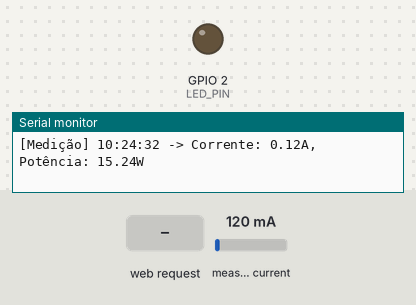
A sketch run on a simulated ESP32. Shown: output pins drawn as LEDs (lit = HIGH), the last lines printed to the serial monitor. Dashed ring = blinking. Inputs (shaded band) come from the test bench; at power-on: measured current 120 mA. WiFi joins after 1.5 s; servers stay silent unless stated; the local clock reads 2024-03-15 10:24:30 at power-on unless the sketch sets it.

Above: at 2.7 s.
2.8 s: HTTP request GET /setLimit?valor=1 received
At 3.2 s:
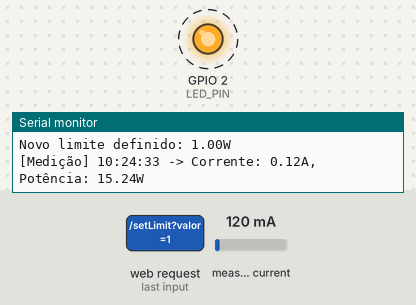
5.8 s: HTTP request GET /setLimit?valor=120 received
At 6.06 s:
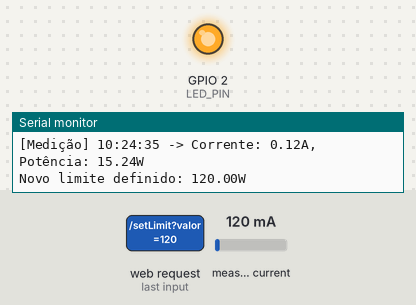
7.4 s: measured current set to 930 mA
9.5 s: measured current set to 972 mA
At 10.36 s:
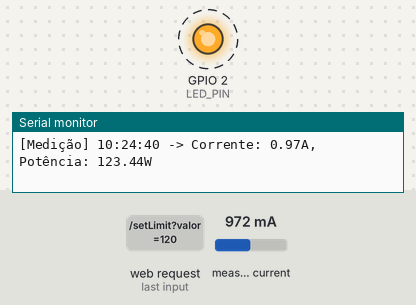
Timing chart, 0 to 13.5 s (numbered marks = the images above; inputs shaded):
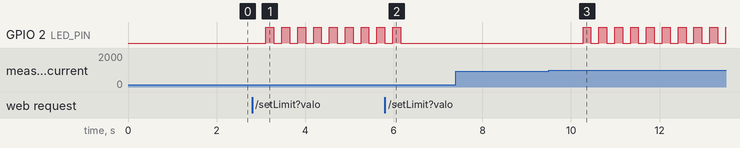

Measured:
- the behaviour switches between 944 and 945 mA on measured current (found by bisection; images 2 and 3)
- after the input at 2.8 s, GPIO 2 (LED_PIN): alternates HIGH for 0.18 s and LOW for 0.18 s, starting after 0.31 s
- after the input at 5.8 s, GPIO 2 (LED_PIN): goes on until 6.2 s, then stays LOW
- after the input at 9.5 s, GPIO 2 (LED_PIN): alternates HIGH for 0.18 s and LOW for 0.18 s, starting after 0.77 s

The sketch:

sketch_sep4a.ino
```cpp
#include "EmonLib.h"
#include <WiFi.h>
#include <WebServer.h>
#include <time.h>

// ===== CONFIG WIFI =====
const char* ssid = "M54teste";
const char* password = "123456789";

// ===== Servidor =====
WebServer server(80);

// ===== LED =====
const int LED_PIN = 2;  // LED embutido do ESP32
bool alertaAtivo = false;

// ===== Limite de consumo (valor inicial = 150W) =====
float limiteConsumo = 150.0;

// ===== Medição de Corrente =====
EnergyMonitor SCT013;
int pinSCT = 34;   //Pino analógico conectado ao SCT-013
int tensao = 127;

// ===== Estrutura da árvore =====
struct Node {
  unsigned long key;
  String timestamp;
  float consumo;
  int maquina;   // número da máquina
  Node* left;
  Node* right;
};

Node* root = NULL; // Árvore de medições

// ===== Funções da árvore =====
Node* newNode(unsigned long key, String timestamp, float consumo, int maquina) {
  Node* node = new Node;
  node->key = key;
  node->timestamp = timestamp;
  node->consumo = consumo;
  node->maquina = maquina;
  node->left = node->right = NULL;
  return node;
}

Node* insertNode(Node* node, unsigned long key, String timestamp, float consumo, int maquina) {
  if (node == NULL) return newNode(key, timestamp, consumo, maquina);
  if (key < node->key) node->left = insertNode(node->left, key, timestamp, consumo, maquina);
  else if (key > node->key) node->right = insertNode(node->right, key, timestamp, consumo, maquina);
  return node;
}

void inOrder(Node* root, String& labels, String& values) {
  if (root != NULL) {
    inOrder(root->left, labels, values);
    labels += "\"" + root->timestamp + "\",";
    values += String(root->consumo) + ",";
    inOrder(root->right, labels, values);
  }
}

// ===== Pega último valor da árvore (nó mais à direita) =====
float getLastValue(Node* root) {
  if (root == NULL) return 0.0;
  Node* atual = root;
  while (atual->right != NULL) {
    atual = atual->right;
  }
  return atual->consumo;
}

// ===== Gerar timestamp com horário real via NTP =====
String gerarTimestamp() {
  struct tm timeinfo;
  if (!getLocalTime(&timeinfo)) {
    return "00:00:00"; // fallback
  }
  char buffer[20];
  strftime(buffer, sizeof(buffer), "%H:%M:%S", &timeinfo);
  return String(buffer);
}

// ===== Página HTML =====
void handleRoot() {
  String html = R"rawliteral(
  <!DOCTYPE html>
  <html>
  <head>
    <meta charset="UTF-8">
    <title>Monitoramento de Consumo Elétrico</title>
    <meta name="viewport" content="width=device-width, initial-scale=1">
    <script src="https://cdn.jsdelivr.net/npm/chart.js"></script>
    <link href="https://cdn.jsdelivr.net/npm/bootstrap@5.3.2/dist/css/bootstrap.min.css" rel="stylesheet">
    <link href="https://cdnjs.cloudflare.com/ajax/libs/font-awesome/6.4.0/css/all.min.css" rel="stylesheet">
    <style>
      :root {
        --primary-color: #00d4ff;
        --secondary-color: #ff6b35;
        --background-dark: #0a0a0a;
        --card-dark: #1a1a1a;
        --text-light: #ffffff;
        --text-muted: #b0b0b0;
        --success-color: #00ff88;
        --warning-color: #ffaa00;
        --danger-color: #ff4757;
      }

      * {
        margin: 0;
        padding: 0;
        box-sizing: border-box;
      }

      body {
        font-family: 'Segoe UI', Tahoma, Geneva, Verdana, sans-serif;
        background: linear-gradient(135deg, var(--background-dark) 0%, #1a1a2e 50%, #16213e 100%);
        color: var(--text-light);
        min-height: 100vh;
        overflow-x: hidden;
      }

      .container {
        position: relative;
        z-index: 1;
      }

      .header {
        background: rgba(26, 26, 26, 0.9);
        backdrop-filter: blur(10px);
        border-radius: 20px;
        padding: 2rem;
        margin: 2rem 0;
        box-shadow: 0 8px 32px rgba(0, 212, 255, 0.1);
        border: 1px solid rgba(0, 212, 255, 0.2);
      }

      .header h1 {
        font-size: 2.5rem;
        font-weight: 700;
        background: linear-gradient(45deg, var(--primary-color), var(--secondary-color));
        -webkit-background-clip: text;
        -webkit-text-fill-color: transparent;
        background-clip: text;
        text-align: center;
        margin-bottom: 0.5rem;
      }

      .header p {
        text-align: center;
        color: var(--text-muted);
        font-size: 1.1rem;
      }

      #alerta {
        font-weight: bold;
        font-size: 1.3rem;
        margin: 1.5rem 0;
        text-align: center;
        padding: 1rem;
        border-radius: 15px;
        background: rgba(255, 71, 87, 0.1);
        border: 2px solid var(--danger-color);
        animation: pulse 2s infinite;
      }

      @keyframes pulse {
        0% { transform: scale(1); }
        50% { transform: scale(1.05); }
        100% { transform: scale(1); }
      }

      .card {
        background: rgba(26, 26, 26, 0.8);
        backdrop-filter: blur(15px);
        border-radius: 20px;
        padding: 2rem;
        box-shadow: 0 10px 40px rgba(0, 0, 0, 0.3);
        border: 1px solid rgba(255, 255, 255, 0.1);
        transition: all 0.3s ease;
        position: relative;
        overflow: hidden;
      }

      .card::before {
        content: '';
        position: absolute;
        top: 0;
        left: 0;
        right: 0;
        height: 3px;
        background: linear-gradient(90deg, var(--primary-color), var(--secondary-color));
      }

      .card:hover {
        transform: translateY(-5px);
        box-shadow: 0 15px 50px rgba(0, 212, 255, 0.2);
      }

      .card.alerta {
        animation: alertaPiscar 1s infinite;
        border-color: var(--danger-color);
        box-shadow: 0 0 30px rgba(255, 71, 87, 0.5);
      }

      @keyframes alertaPiscar {
        0% { background-color: rgba(26, 26, 26, 0.8); }
        50% { background-color: rgba(255, 71, 87, 0.1); }
        100% { background-color: rgba(26, 26, 26, 0.8); }
      }

      .card h2 {
        color: var(--primary-color);
        font-size: 1.8rem;
        font-weight: 600;
        margin-bottom: 1.5rem;
        text-align: center;
        display: flex;
        align-items: center;
        justify-content: center;
        gap: 0.5rem;
      }

      .card h2 i {
        font-size: 1.5rem;
      }

      canvas {
        max-width: 100%;
        border-radius: 10px;
        background: rgba(0, 0, 0, 0.2);
      }

      .control-panel {
        background: rgba(26, 26, 26, 0.9);
        backdrop-filter: blur(15px);
        border-radius: 20px;
        padding: 2rem;
        margin-top: 2rem;
        box-shadow: 0 10px 40px rgba(0, 0, 0, 0.3);
        border: 1px solid rgba(255, 255, 255, 0.1);
      }

      .control-panel h3 {
        color: var(--secondary-color);
        font-size: 1.5rem;
        font-weight: 600;
        margin-bottom: 1.5rem;
        text-align: center;
        display: flex;
        align-items: center;
        justify-content: center;
        gap: 0.5rem;
      }

      .form-control {
        background: rgba(0, 0, 0, 0.3);
        border: 2px solid rgba(255, 255, 255, 0.1);
        border-radius: 10px;
        color: var(--text-light);
        padding: 0.75rem 1rem;
        font-size: 1rem;
        transition: all 0.3s ease;
      }

      .form-control:focus {
        background: rgba(0, 0, 0, 0.5);
        border-color: var(--primary-color);
        box-shadow: 0 0 20px rgba(0, 212, 255, 0.3);
        color: var(--text-light);
      }

      .form-control::placeholder {
        color: var(--text-muted);
      }

      .btn-primary {
        background: linear-gradient(45deg, var(--primary-color), #0099cc);
        border: none;
        border-radius: 10px;
        padding: 0.75rem 2rem;
        font-weight: 600;
        font-size: 1rem;
        transition: all 0.3s ease;
        box-shadow: 0 5px 15px rgba(0, 212, 255, 0.3);
      }

      .btn-primary:hover {
        background: linear-gradient(45deg, #0099cc, var(--primary-color));
        transform: translateY(-2px);
        box-shadow: 0 8px 25px rgba(0, 212, 255, 0.4);
      }

      .btn-primary:active {
        transform: translateY(0);
      }

      #statusLimite {
        color: var(--success-color);
        font-weight: 600;
        font-size: 1.1rem;
        text-align: center;
        margin-top: 1rem;
        padding: 0.5rem;
        background: rgba(0, 255, 136, 0.1);
        border-radius: 10px;
        border: 1px solid rgba(0, 255, 136, 0.3);
      }

      .d-flex {
        gap: 1rem;
      }

      @media (max-width: 768px) {
        .header h1 {
          font-size: 2rem;
        }

        .card {
          padding: 1.5rem;
        }

        .card h2 {
          font-size: 1.5rem;
        }

        .d-flex {
          flex-direction: column;
          align-items: center;
        }

        .btn-primary {
          width: 100%;
          max-width: 200px;
        }
      }

      .loading {
        display: inline-block;
        width: 20px;
        height: 20px;
        border: 3px solid rgba(255, 255, 255, 0.3);
        border-radius: 50%;
        border-top-color: var(--primary-color);
        animation: spin 1s ease-in-out infinite;
      }

      @keyframes spin {
        to { transform: rotate(360deg); }
      }
    </style>
  </head>
  <body>
    <div class="container mt-4">
      <div class="header">
        <h1><i class="fas fa-bolt"></i> Monitoramento Elétrico</h1>
        <p>Sistema de monitoramento em tempo real de consumo elétrico</p>
      </div>

      <div id="alerta"></div>

      <!-- Dashboard principal -->
      <div class="row justify-content-center">
        <div class="col-12 col-md-10 col-lg-8 mb-4">
          <div id="card" class="card">
            <h2><i class="fas fa-chart-line"></i> Consumo Elétrico</h2>
            <canvas id="chart"></canvas>
          </div>
        </div>
      </div>

      <!-- Painel de controle -->
      <div class="control-panel text-center">
        <h3><i class="fas fa-cog"></i> Configurações</h3>
        <div class="d-flex justify-content-center flex-wrap mt-2">
          <input type="number" id="limite" class="form-control me-2 mb-2" placeholder="Ex: 150" style="max-width: 200px;">
          <button class="btn btn-primary mb-2" onclick="definirLimite()">
            <i class="fas fa-paper-plane"></i> Definir Limite
          </button>
        </div>
        <p id="statusLimite"></p>
      </div>
    </div>

    <script>
      let chart;
      let limite = null;

      async function carregarDados() {
        try {
          const resp = await fetch("/data");
          const dados = await resp.json();
          atualizarGrafico(chart, dados.labels, dados.values);

          if (limite !== null) {
            const ultimo = dados.values.length ? dados.values[dados.values.length-1] : 0;

            document.getElementById("card").classList.toggle("alerta", ultimo > limite);

            document.getElementById("alerta").innerText = ultimo > limite
              ? "⚠️ Consumo acima do limite!" : "";
          } else {
            document.getElementById("card").classList.remove("alerta");
            document.getElementById("alerta").innerText = "";
          }
        } catch(e) {
          console.error("Erro ao carregar dados:", e);
        }
      }

      function criarGrafico(canvasId, titulo, cor) {
        return new Chart(document.getElementById(canvasId), {
          type: "line",
          data: {
            labels: [],
            datasets: [{
              label: titulo,
              data: [],
              borderColor: cor,
              backgroundColor: cor.replace("1)","0.2)"),
              fill: true,
              tension: 0.4,
              borderWidth: 3,
              pointRadius: 4,
              pointBackgroundColor: cor,
              pointBorderColor: '#ffffff',
              pointBorderWidth: 2
            }]
          },
          options: {
            responsive: true,
            animation: {
              duration: 1000,
              easing: 'easeInOutQuart'
            },
            plugins: {
              legend: {
                labels: {
                  color: '#ffffff',
                  font: {
                    size: 14,
                    weight: 'bold'
                  }
                }
              }
            },
            scales: {
              x: {
                title: {
                  display: true,
                  text: "Tempo",
                  color: '#00d4ff',
                  font: {
                    size: 14,
                    weight: 'bold'
                  }
                },
                ticks: {
                  color: '#b0b0b0'
                },
                grid: {
                  color: 'rgba(255, 255, 255, 0.1)'
                }
              },
              y: {
                title: {
                  display: true,
                  text: "Consumo (W)",
                  color: '#00d4ff',
                  font: {
                    size: 14,
                    weight: 'bold'
                  }
                },
                beginAtZero: true,
                ticks: {
                  color: '#b0b0b0'
                },
                grid: {
                  color: 'rgba(255, 255, 255, 0.1)'
                }
              }
            }
          }
        });
      }

      function atualizarGrafico(chart, labels, values) {
        chart.data.labels = labels;
        chart.data.datasets[0].data = values;
        chart.update('none');
      }

      async function definirLimite() {
        const valor = document.getElementById("limite").value;
        if(!valor) return;

        const btn = event.target;
        const originalText = btn.innerHTML;
        btn.innerHTML = '<span class="loading"></span> Definindo...';
        btn.disabled = true;

        limite = parseFloat(valor);
        await fetch("/setLimit?valor="+valor);
        document.getElementById("statusLimite").innerText = "✅ Limite definido: "+valor+"W";

        btn.innerHTML = originalText;
        btn.disabled = false;
      }

      chart = criarGrafico("chart","Consumo Elétrico","rgba(0, 212, 255, 1)");

      setInterval(carregarDados, 1000);
      carregarDados();
    </script>
  </body>
  </html>
  )rawliteral";

  server.send(200, "text/html", html);
}

void handleData() {
  String labels = "", values = "";

  inOrder(root, labels, values);

  if (labels.endsWith(",")) labels.remove(labels.length()-1);
  if (values.endsWith(",")) values.remove(values.length()-1);

  String json = "{";
  json += "\"labels\":[" + labels + "],";
  json += "\"values\":[" + values + "]";
  json += "}";

  server.send(200, "application/json", json);
}

// ===== Rota para definir limite =====
void handleSetLimit() {
  if (server.hasArg("valor")) {
    limiteConsumo = server.arg("valor").toFloat();
    Serial.printf("Novo limite definido: %.2fW\n", limiteConsumo);
    server.send(200, "text/plain", "OK");
  } else {
    server.send(400, "text/plain", "Parâmetro 'valor' não encontrado");
  }
}

// ===== Controle do LED =====
unsigned long lastBlinkTime = 0;
bool ledState = false;

void setup() {
  Serial.begin(115200);
  pinMode(LED_PIN, OUTPUT);

  // Configuração do sensor de corrente
  SCT013.current(pinSCT, 6.0606);

  WiFi.begin(ssid, password);
  Serial.print("Conectando ao WiFi...");
  while (WiFi.status() != WL_CONNECTED) {
    delay(500);
    Serial.print(".");
  }
  Serial.println("\nConectado!");
  Serial.println(WiFi.localIP());

  // Configura NTP (UTC-3 = Brasília)
  configTime(-3 * 3600, 0, "pool.ntp.org", "time.nist.gov");

  // Rotas do servidor
  server.on("/", handleRoot);
  server.on("/data", handleData);
  server.on("/setLimit", handleSetLimit);
  server.begin();
  Serial.println("Servidor HTTP iniciado!");
}

void loop() {
  server.handleClient();

  // Medição contínua de corrente
  double Irms = SCT013.calcIrms(1480);   // Calcula o valor da Corrente
  float potencia = Irms * tensao;        // Calcula o valor da Potencia Instantanea

  unsigned long newKey = millis() / 1000;
  String ts = gerarTimestamp();

  // Inserir medição atual na árvore
  root = insertNode(root, newKey, ts, potencia, 1);

  Serial.printf("[Medição] %s -> Corrente: %.2fA, Potência: %.2fW\n", ts.c_str(), Irms, potencia);

  // Verifica último valor da árvore e mantém o alerta se estiver acima do limite
  float ultimo = getLastValue(root);
  alertaAtivo = (ultimo > limiteConsumo);

  // Piscar LED rápido (100ms) enquanto alerta estiver ativo
  if (alertaAtivo) {
    if (millis() - lastBlinkTime >= 100) {
      lastBlinkTime = millis();
      ledState = !ledState;
      digitalWrite(LED_PIN, ledState ? HIGH : LOW);
    }
  } else {
    digitalWrite(LED_PIN, LOW);
  }
}
```
